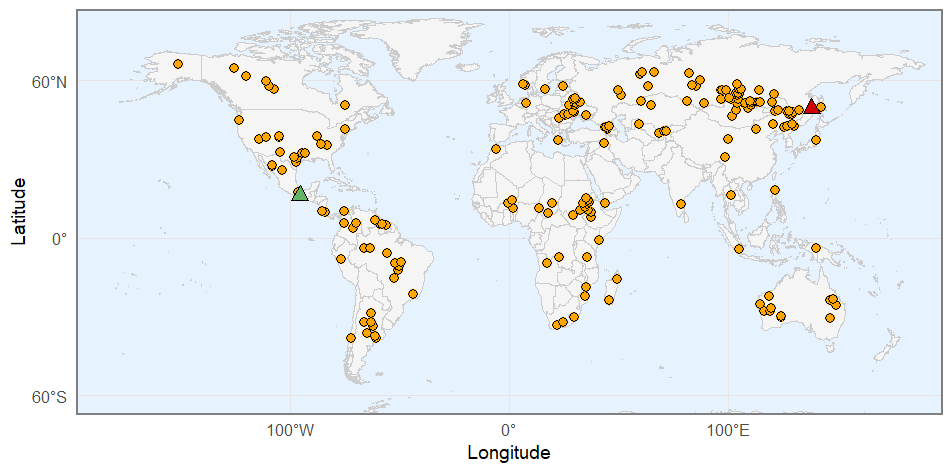

This figure's R source:
library(ggplot2)
library(maps)
library(dplyr)

data <- read.table("./0_Gimms_kNDVI_validated_sites.txt",head=FALSE)
#data <- read.table("./pku_Gimms_kNDVI_validated_sites.txt",head=FALSE)
longitude <- data[2,]
latitude <- data[1,]
values <- data[3,]

df <- data.frame(
  lon = as.numeric(longitude),
  lat = as.numeric(latitude),
  value = as.numeric(values)
)
df_red <- df[df$value == 1, ]    # 红色：值为1
df_blue <- df[df$value == -1, ]  # 蓝色：值为-1

locations <- data.frame(
  lat = c(49.25, 16.25), 
  lon = c(138.25, -95.75), 
  name = c("health", "un")
)


world_map <- map_data("world")
windows(width = 10, height = 5)
ggplot() +
  # 绘制世界地图底图
  geom_polygon(data = world_map, 
               aes(x = long, y = lat, group = group),
               fill = "#f5f5f5", color = "#cccccc", size = 0.7) +
  
  # 绘制值为1的点（红色）
  geom_point(data = df, aes(x = lon, y = lat, fill = factor(value)),
             shape = 21, color = "black", size = 3, stroke = 0.8) +
  scale_fill_manual(values = c("1" = "orange", "-1" = "orange"))+

  geom_point(data = locations[1,], aes(x = lon, y = lat, fill = name),
             shape = 24, fill="#CE0202", color = "black", size = 4, stroke = 0.8) + 
  
  geom_point(data = locations[2,], aes(x = lon, y = lat, fill = name),
             shape = 24, fill="#65b168", color = "black", size = 4, stroke = 0.8) + 
  
  # 设置坐标轴格式
  scale_x_continuous(
    breaks = c(-100, 0, 100), 
    labels = c("100°W", "0°", "100°E")  # 显示 `°W`, `°E`
  ) +
  scale_y_continuous(
    breaks = c(-60, 0, 60), 
    labels = c("60°S", "0°", "60°N")  # 显示 `°S`, `°N`
  ) +
  # 设置坐标范围（根据你的数据调整）
  coord_fixed(ratio = 1.2, xlim = c(-180, 180), ylim = c(-60, 80)) +
  # 主题设置
  theme_minimal(base_size = 14) +
  theme(
    panel.grid.major = element_line(color = "grey90", size = 0.3),
    panel.grid.minor = element_blank(),
    panel.background = element_rect(fill = "#e6f3ff", color = NA),
    plot.background = element_rect(fill = "white", color = NA),
    legend.position = "none",
    plot.title = element_text(hjust = 0.5, size = 16, face = "bold"),
    axis.text = element_text(size = 12),  # 坐标轴刻度字体大小
    axis.title = element_text(size = 14),  # 坐标轴标题字体
    panel.border = element_rect(color = "grey50", fill = NA, linewidth = 1.2)
  ) +
  labs(x = "Longitude", y = "Latitude")
